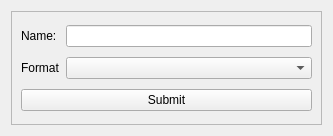
<?xml version="1.0" encoding="UTF-8"?>
<ui version="4.0">
 <class>Form</class>
 <widget class="QWidget" name="Form">
  <property name="geometry">
   <rect>
    <x>0</x>
    <y>0</y>
    <width>333</width>
    <height>136</height>
   </rect>
  </property>
  <property name="windowTitle">
   <string>Ensure name</string>
  </property>
  <property name="styleSheet">
   <string notr="true">QLabel,QPushButton{
	font-family:&quot;Arial&quot;
}</string>
  </property>
  <layout class="QVBoxLayout" name="verticalLayout">
   <item>
    <widget class="QFrame" name="frame">
     <property name="frameShape">
      <enum>QFrame::StyledPanel</enum>
     </property>
     <property name="frameShadow">
      <enum>QFrame::Raised</enum>
     </property>
     <layout class="QGridLayout" name="gridLayout">
      <item row="1" column="1">
       <widget class="QComboBox" name="comboBox_format"/>
      </item>
      <item row="1" column="0">
       <widget class="QLabel" name="label_2">
        <property name="text">
         <string>Format</string>
        </property>
       </widget>
      </item>
      <item row="0" column="0">
       <widget class="QLabel" name="label">
        <property name="text">
         <string>Name:</string>
        </property>
       </widget>
      </item>
      <item row="0" column="1">
       <widget class="QLineEdit" name="lineEdit_name"/>
      </item>
      <item row="2" column="0" colspan="2">
       <widget class="QPushButton" name="pushButton_submit">
        <property name="text">
         <string>Submit</string>
        </property>
       </widget>
      </item>
     </layout>
    </widget>
   </item>
  </layout>
 </widget>
 <resources/>
 <connections/>
</ui>
